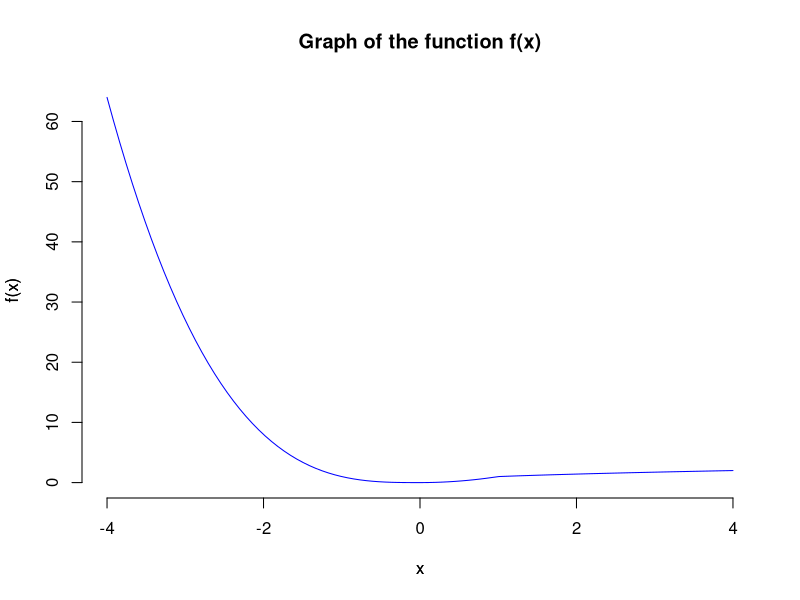
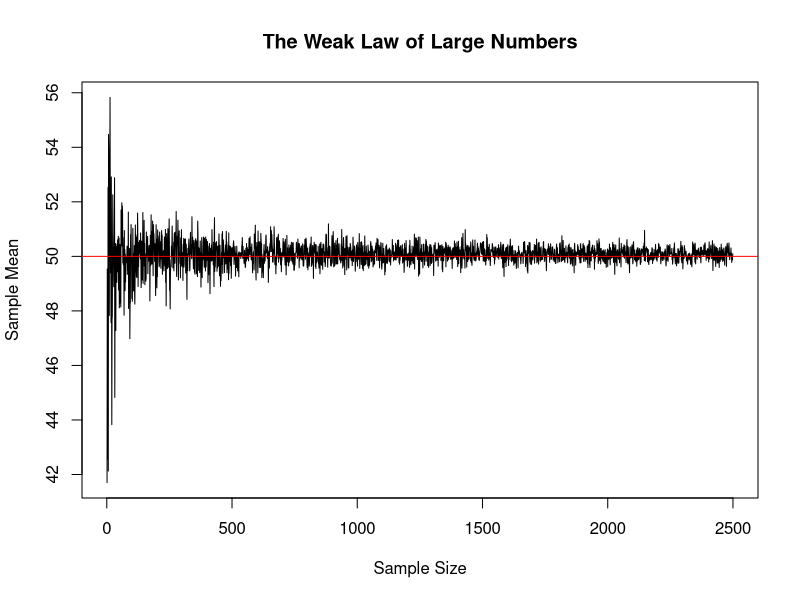

Write the R code that produced these figures, in order.
## ---- chunk 1
F=c(37, 39, 46, 56, 66, 76, 82, 79, 72, 62, 51, 42)
c=c()
for (i in 1:length (F)){
  c[i] = (5/9)*(F[i] - 32)
}
df=data.frame(F,c)
df

## ---- chunk 2
x=c(2,4,6,8)
sum=0
for(i in 1:length(x)){
  sum=sum+x[i]
}
sum
## ---- chunk 3

x=c(2,4,6,8)
product=1
for(i in 1:length(x)){
  product=product*x[i]
}
product
## ---- chunk 4

y= 1:20
product=1
for(i in 1:length(y)){
  product=product*y[i]
}
product
## ---- chunk 5
f = function(x) {
  if (x <= 0) {
    return(-x^3)
  } else if (  x > 0 & x <= 1 ) {
    return(x^2)}
  else {
    return(x^(1/2))
  }
}


x = seq(-4, 4, length.out = 100)


y = sapply(x, f)

plot(x, y, type = "l", col = "blue", xlab = "x", ylab = "f(x)", 
     main = "Graph of the function f(x)", axes = FALSE)


axis(1)
axis(2)


mtext("x", side = 1, line = 3)
mtext("f(x)", side = 2, line = 3)


## ---- chunk 6
population =rnorm(25000, mean = 50, sd = 10)


mean_n = vector()


N = 2500
for (i in 1:N) {
  
  sample_i = sample(population, i)
  
  sample_mean = mean(sample_i)
  
  mean_n[i] = sample_mean
}

grid = 1:N

plot(grid, mean_n, type = "l", xlab = "Sample Size", ylab = "Sample Mean", main = "The Weak Law of Large Numbers")
abline(h=50, col="red")

## ---- chunk 7
n=1
count=1
while(n<100){
  cat("value of n is",n, "n\n")
  n=n+10
  cat("This is iteration", count, "\n")
  count=count+1
}
## ---- chunk 8

loan_amount= 30000
annual_interest_rate= 0.07
monthly_payment = 600


months = 0
remaining_balance = loan_amount


while (remaining_balance > 0) {
  interest_this_month = remaining_balance * (annual_interest_rate / 12)
  remaining_balance = remaining_balance + interest_this_month - monthly_payment
  months = months + 1
}

cat("It will take", months, "months to pay off the loan.")

